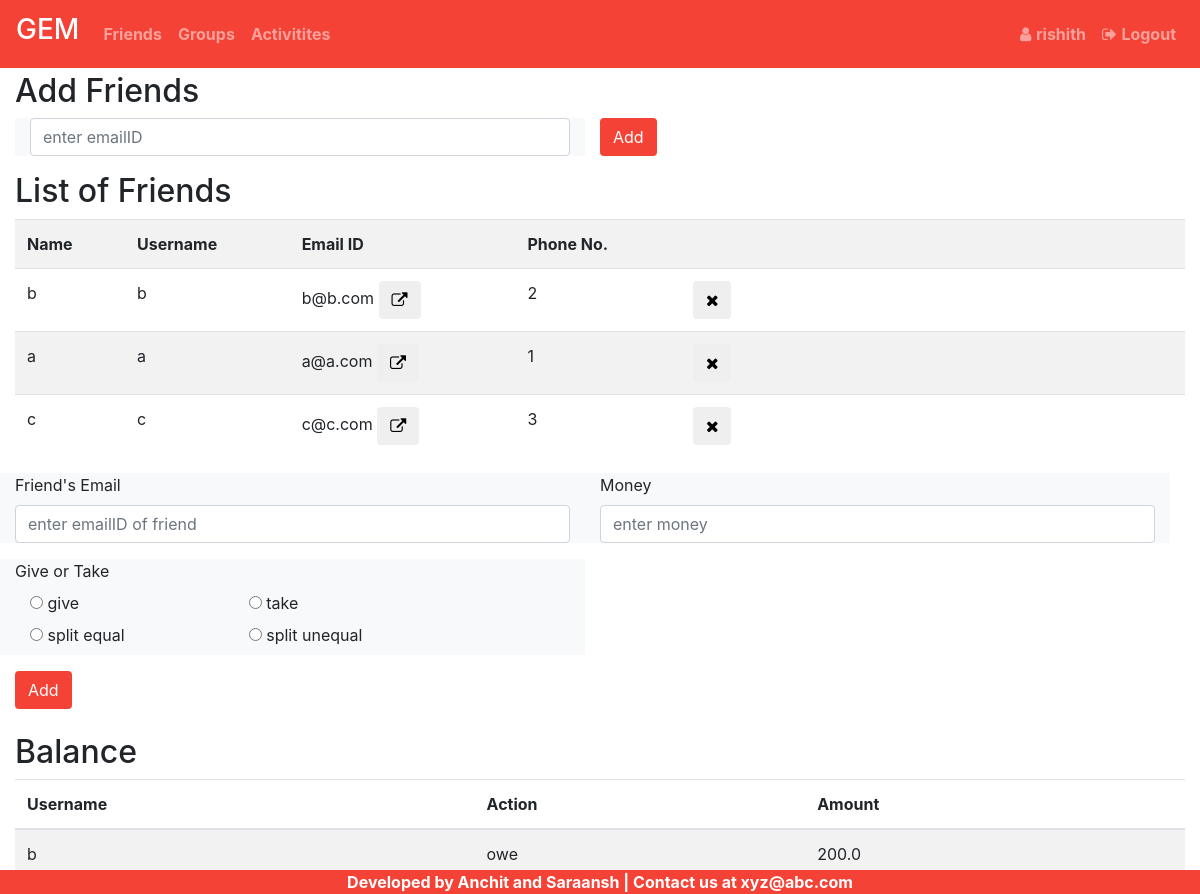
The app's page /friends/infinity (signed in) with its own data.
### gem/models.py (models this page shows, shortened)
class User(UserMixin,db.Model):
	id=db.Column(db.Integer,primary_key=True)
	name=db.Column(db.String(100),index=True)
	username=db.Column(db.String(100),index=True,unique=True)
	email=db.Column(db.String(150),index=True,unique=True)
	pno=db.Column(db.String(20),index=True,unique=True)
	password=db.Column(db.String(100))
	city=db.Column(db.String(50))
	dob = db.Column(db.Date)
	gender = db.Column(db.String)
	friends=db.relationship('User',
		secondary=friends,
		primaryjoin=(friends.c.userID==id),
		secondaryjoin=(friends.c.friendID==id),
		lazy='dynamic'
	)

class Balance(db.Model):
	id=db.Column(db.Integer,primary_key=True)
	payerID=db.Column(db.Integer,db.ForeignKey('user.id'))
	receiverID=db.Column(db.Integer,db.ForeignKey('user.id'))
	balance=db.Column(db.Float)
	timestamp=db.Column(db.DateTime,index=True,default=datetime.utcnow)
	payer=db.relationship('User',foreign_keys=payerID,backref=db.backref('pay', lazy='dynamic'))
	receiver=db.relationship('User',foreign_keys=receiverID	,backref=db.backref('receive', lazy='dynamic'))

### gem/routes.py (the view, shortened to what this page needs)
@gem.route('/friends/<username>',methods=['GET','POST'])
@login_required
def friends(username=None):
	del mem_list[:]
	val=0
	if username is None:
		flash('Please login to proceed.')
		return redirect(url_for('login'))
	elif username!=current_user.username:
		flash('Access Denied 6')
		return redirect(url_for('friends',username=current_user.username))
	else:
		user=User.query.filter_by(username=username).first()
		form=AddFriendForm()
		form2=AddTransactionForm()
		form3=SettleUpForm()
		form_unfriend=UnfriendForm()
		form_unequal=SplitUnequalForm()
		if form.addf.data :
			return redirect(url_for('friends',username=current_user.username))
		elif form2.addt.data:
			return redirect(url_for('friends',username=current_user.username))
		else:
			return render_template('friends.html',form=form,form2=form2,form3=form3,form_unfriend=form_unfriend,user=user,val=0,form_unequal=form_unequal)

### gem/forms.py
class AddFriendForm(FlaskForm):
	email=StringField('Add Friend',validators=[DataRequired(),Email()])
	addf=SubmitField('Add')

class AddTransactionForm(FlaskForm):
	friend=StringField("Friend's Email",validators=[DataRequired(),Email()])
	money=FloatField("Money",validators=[DataRequired()])
	direction=RadioField('Give or Take',choices=[('1','give'),('0','take'),('2','split equal'),('3','split unequal')],validators=[DataRequired()])
	temp=FloatField('temp',validators=[Optional()])
	addt=SubmitField('Add')

### gem/models.py (called while the page is built)
@login.user_loader
def userloader(id):
	return User.query.get(int(id))

### gem/templates/friends.html (shortened to what this page needs)
{% extends "base3.html" %}
{% block content %}
<br><br><br>
<div class="container-fluid">
<h2>Add Friends</h2>
<form action="" method="post">
	<div class="row container-fluid">
		<div class="form-group bg-light col-sm-6">
			{{ form.email(placeholder="enter emailID",class="form-control")}}
		</div>
		<div class="col-sm-6">{{form.addf(class="btn" ,style="background-color:#f44336;color:white" ,value="Add")}}</div>
	</div>
</form>
</div>
<div class="container-fluid">
<h2>List of Friends</h2>
	<table class="table table-striped">
		<tr>
			<th>Name</th>
			<th>Username</th>
			<th>Email ID</th>
			<th>Phone No.</th>
			<th></th>
		</tr>
		{% for f in user.friends.all() %}
		<tr>
			<td>{{ f.name }}</td>
			<td>{{ f.username }}</td>
			<td>{{ f.email }} <button class="btn" id="transfer" data-email="{{f.email}}"><i class="fa fa-external-link" aria-hidden="true"></i></button></td>
			<td>{{ f.pno }}	</td>
			<td><form action="{{url_for('unfriend')}}" method="POST">
				<button class="btn" type="submit" id="unfriend" data-userdelete="{{f.username}}" name="{{user.username}}"><i class="fa fa-times" aria-hidden="true"></i></button>
				{{form_unfriend.unfriend_id(id="unfriend_id",style="border:none;border-color:transparent;background-color:transparent")}}
			</form></td>
		</tr>
		{% endfor %}
	</table>
</div>
<form action="" method="post">
	<div class="row container-fluid">
		<div class="form-group bg-light col-sm-6">
			{{ form2.friend.label }}
			{{ form2.friend(placeholder="enter emailID of friend",id="friend_id",class="form-control")}}
		</div>
		<div class="form-group bg-light col-sm-6">
			{{ form2.money.label }}
			{{ form2.money(placeholder="enter money",class="form-control")}}
		</div>
		<div class="form-group bg-light col-sm-6">
			{{ form2.direction.label }}
			<div class="row container-fluid">
			{% for i in form2.direction %}
			<div class="col-sm-5"> {{i(Onclick="Show_unequal(this)")}} {{ i.label }}</div>
			{% endfor %}
			<div class="col-sm-1">
				{{form2.temp(id="store_amount",style="border:none;border-color:transparent;background-color:transparent")}}
			</div>
			</div>
		</div>
		<div class="col-sm-12">{{form2.addt(class="btn" ,style="background-color:#f44336;color:white" ,value="Add",id="bill")}}</div>
	</div>
</form>
<br>
<div class="container-fluid">
	<h2>Balance</h2>
	<table class="table table-striped">
		<thead>
			<tr>
				<th>Username</th>
				<th>Action</th>
				<th>Amount</th>
			</tr>
		</thead>
		<tbody>
			{% for i in user.pay.all() %}
			<tr data-payer="{{user.username}}"" data-receiver="{{i.receiver.username}}" data-amount="{{i.balance}}" data-time={{i.timestamp}}>
				<td>{{i.receiver.username}}</td>
				<td>owe</td>
				<td>{{i.balance}}</td>
			</tr>
			{% endfor %}
		</tbody>
	</table>
</div>
{% endblock %}

### gem/templates/base3.html (shortened to what this page needs)
<!DOCTYPE html>
<html>
<head>
	<link rel="stylesheet" href="https://maxcdn.bootstrapcdn.com/bootstrap/4.0.0/css/bootstrap.min.css">
	<link href="https://maxcdn.bootstrapcdn.com/font-awesome/4.7.0/css/font-awesome.min.css" rel="stylesheet">
</head>
<body>
		<nav class="navbar navbar-expand-sm navbar-dark fixed-top" style="background-color: #f44336">
		<div class="navbar-brand"><strong><h3>GEM</h3></strong></div>
		<div class="collapse navbar-collapse" id="nav-content">
			<ul class="navbar-nav">
				<li class="nav-item">
					<a href="{{url_for('friends',username=user.username)}}"><div class="nav-link"> <strong>Friends</strong> </div></a>
				</li>
				<li class="nav-item">
					<a href="{{url_for('groups',username=user.username)}}"><div class="nav-link"> <strong>Groups</strong> </div></a>
				</li>
				<li class="nav-item">
					<a href="{{url_for('activity',username=user.username)}}"><div class="nav-link"> <strong>Activitites</strong> </div></a>
				</li>
			</ul>
		</div>
		<div class="collapse navbar-collapse justify-content-end" id="nav-content1">
			<ul class="navbar-nav">
				<li class="nav-item">
					<a href="{{url_for('profile',name=user.username)}}"><div class="nav-link"><span class="fa fa-user"></span> <strong>{{user.name}}</strong> </div></a>
				</li>
				<li class="nav-item"><a class="nav-link" href="{{url_for('logout')}}"><span class="fa fa-sign-out"></span> <strong>Logout</strong></a></li>
			</ul>
		</div>
	</nav>
	{% block content %}
	{% endblock %}
	<div class="container-fluid fixed-bottom" style="background-color: #f44336;">
		<div class="text-center font-weight-bold" style="color: white">Developed by Anchit and Saraansh | Contact us at xyz@abc.com</div>
	</div>
</body>
</html>

### records on screen
User: name "rishith"
User: name "b", username "b", email "b@b.com", pno "2"
User: name "a", username "a", email "a@a.com", pno "1"
User: name "c", username "c", email "c@c.com", pno "3"
Balance: receiver.username "b", balance "200.0"

### other values on screen
{{ i.label }} "give" "take" "split equal" "split unequal"
